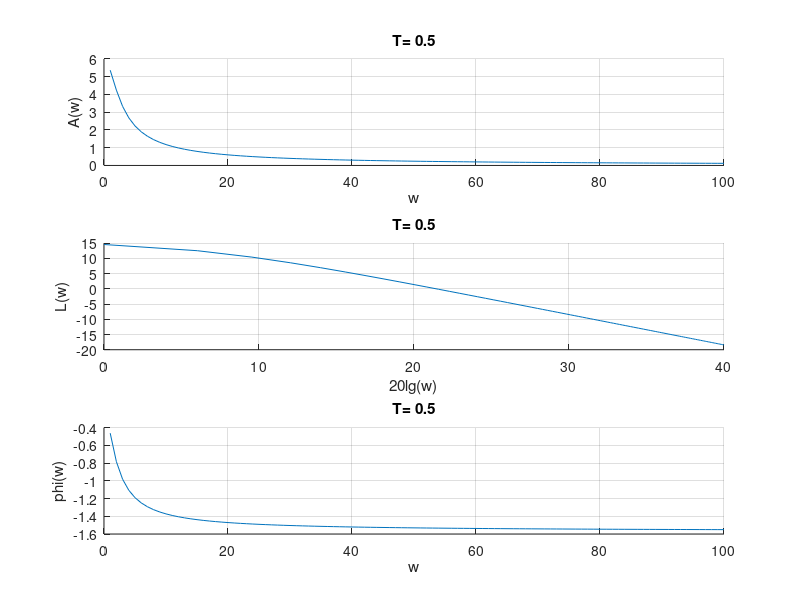
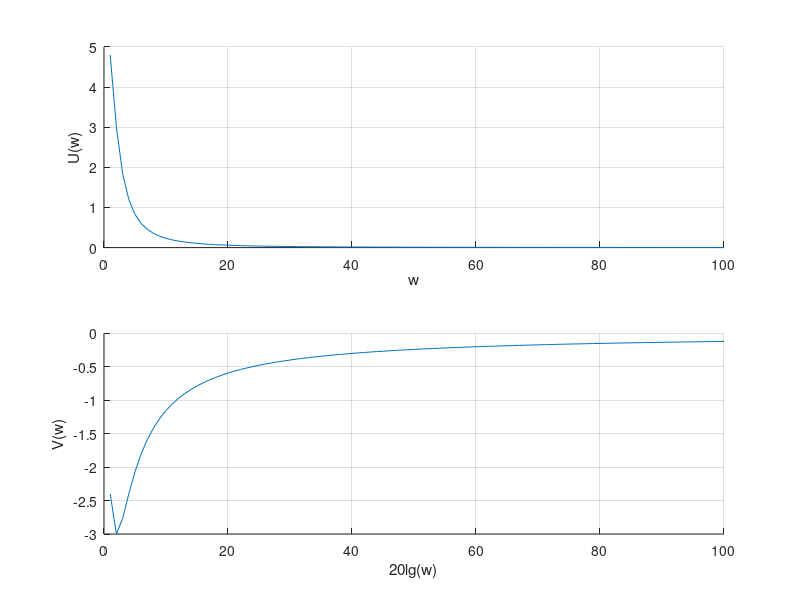

Here is the MATLAB script that generated these plots, in order:
 %
 % Copyright (C) 2024 Kirill Turintsev <billiscreezo228@gmail.com>
 % See LICENSE file for licensing details.
 %
 % This file contains Aperiodic link model
 %

k = 6;
T = 0.5;
w = 1:1:100;

U = k ./ ((T .* w).^2 + 1);
V = -(k .* T .* w) ./ ((T .* w).^2 + 1);

A = k ./ sqrt((T .* w).^2 + 1);
phi = -atan(T .* w);

L = 20 * log10(k) - 20 * log10(sqrt((T .* w).^2 + 1));

figure(1)
subplot(3,1,1), hold on, grid on, title(['T= ', num2str(T)])
plot(w, A), xlabel('w'), ylabel('A(w)')

subplot(3,1,2), hold on, grid on, title(['T= ', num2str(T)])
plot(20*log10(w), L), xlabel('20lg(w)'), ylabel('L(w)')

subplot(3,1,3), hold on, grid on, title(['T= ', num2str(T)])
plot(w, phi), xlabel('w'), ylabel('phi(w)')

figure(2)
subplot(2,1,1), hold on, grid on
plot(w, U), xlabel('w'), ylabel('U(w)')

subplot(2,1,2), hold on, grid on
plot(w, V), xlabel('20lg(w)'), ylabel('V(w)')